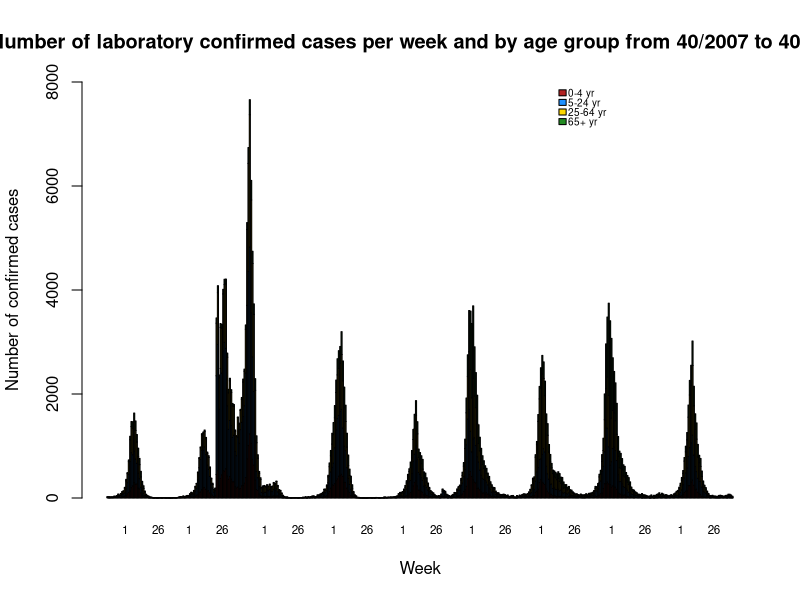

Here is the R script that generated this plot: (Note: this script raises an error after producing the figure.)
setwd("C:/Users/nuttec/Desktop/R/Epidemiology/Flu Analysis")

##Read data frame, create Age factor and order weeks
df <- read.csv2("AgeViewByWeek.csv", header = TRUE, na.strings = "", stringsAsFactors = FALSE, colClasses = c("numeric", "numeric", "character", rep("numeric", 9)))
df$Age.Group <- factor(df$Age.Group, levels = c("0-4 yr", "5-24 yr", "25-64 yr", "65+ yr"))
df$total_cases <- apply(df[4:12], 1, function(x) sum(x, na.rm = TRUE))
df_order <- df[order(df[,1], df[,2], df[,3]), ]


##by agegroup
age1 <- subset(df_order, Age.Group == "0-4 yr")$total_cases
age2 <- subset(df_order, Age.Group == "5-24 yr")$total_cases
age3 <- subset(df_order, Age.Group == "25-64 yr")$total_cases
age4 <- subset(df_order, Age.Group == "65+ yr")$total_cases
df_age = data.frame(age1, age2, age3, age4)
names(df_age) <- c("0-4 yr", "5-24 yr", "25-64 yr", "65+ yr")

week <- subset(df_order, Age.Group == "0-4 yr")$Week
week[week != 1 & week != 26] <- NA

barplot(t(df_age), main="Number of laboratory confirmed cases per week and by age group from 40/2007 to 40/2016", xlab="Week", ylab="Number of confirmed cases", ylim = c(0,8000), names.arg=week, cex.names=0.7, col=c("firebrick", "dodgerblue", "gold", "forestgreen"))
legend(400, 8000, legend = names(df_age), fill =c("firebrick", "dodgerblue", "gold", "forestgreen"), cex=0.6, box.lty=0, x.intersp = 0.2,  y.intersp = 0.8)


##by serotype
library(tidyr)
df_order$Yweek <- df_order$Yweek <- do.call(paste, c(df_order[c("Year", "Week")], sep="-"))
df_serotype <- aggregate(df_order[c(4:12)], by=list(Category=df_order$Yweek), FUN=sum)
df_serotype2 <- separate(df_serotype, Category, into = c("year", "week"), sep = "-")
df_serotype2$week <- as.numeric(df_serotype2$week)
df_serotype3 <- df_serotype2[order(df_serotype2[1], df_serotype2[2]), ]

week <- subset(df_order, Age.Group == "0-4 yr")$Week
week[week != 1 & week != 26] <- NA

barplot(t(df_serotype3[c(3:11)]), main="Number of laboratory confirmed cases per week and by serotype from 40/2007 to 40/2016", xlab="Week", ylab="Number of confirmed cases", ylim= c(0,8000), names.arg=week, cex.names=0.7, col=c("firebrick", "dodgerblue", "gold", "forestgreen", "orange1", "darkorchid1", "#A7A7A7", "blueviolet", "magenta"))
legend(400, 8000, legend = names(df_serotype3)[3:11], fill =c("firebrick", "dodgerblue", "gold", "forestgreen", "orange1", "darkorchid1", "#A7A7A7", "blueviolet", "magenta"), cex=0.6, box.lty=0, x.intersp = 0.2,  y.intersp = 0.8)

#by serogroup (65+ yr)

df_65 <- subset(df_order, Age.Group == "65+ yr")

week <- subset(df_order, Age.Group == "0-4 yr")$Week
week[week != 1 & week != 26] <- NA

barplot(t(df_65[c(4:12)]), main="Number of laboratory confirmed cases per week and by serotype from 40/2007 to 40/2016 (65+ yr)", xlab="Week", ylab="Number of confirmed cases", ylim= c(0,2000), names.arg=week, cex.names=0.7, col=c("firebrick", "dodgerblue", "gold", "forestgreen", "orange1", "darkorchid1", "#A7A7A7", "blueviolet", "magenta"))
legend(0, 2000, legend = names(df_65)[4:12], fill =c("firebrick", "dodgerblue", "gold", "forestgreen", "orange1", "darkorchid1", "#A7A7A7", "blueviolet", "magenta"), cex=0.6, x.intersp = 0.2,  y.intersp = 0.8, bty = "n")